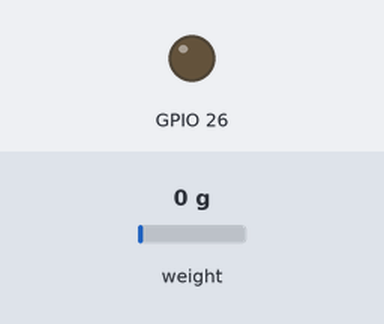
Recording of a sketch running on a simulated ESP32. Parts: output pins drawn as LEDs (lit = HIGH). Inputs (shaded band) come from the test bench; at power-on: weight on the scale 0 g. What the sketch prints to the serial monitor is not drawn.

Above: at 2.2 s.
2.3 s: weight on the scale set to 45 g
At 5.0 s:
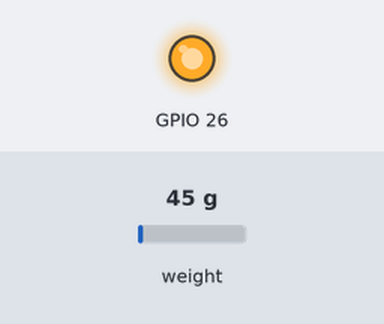
8.8 s: weight on the scale set to 54 g
At 9.8 s:
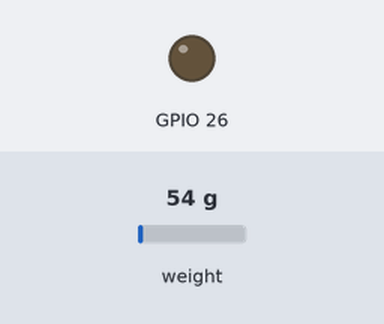
Timing chart, 0 to 11.8 s (numbered marks = the images above; inputs shaded):
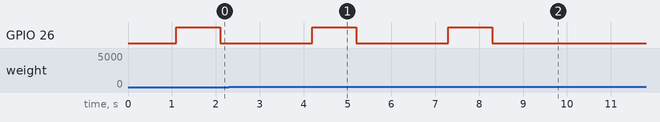

The sketch:

waterPump.ino
```cpp
#include "HX711.h"
// DOUT, SCK
HX711 scale(23, 19);

// calibration factor for 1kg scale is -915
float calibration_factor = -915;
float units;
float ounces;

void setup() {
  Serial.begin(9600);
  pinMode(26, OUTPUT);
  Serial.println("HX711 weighing");
  scale.set_scale(calibration_factor);
  scale.tare();  // Reset the scale to 0
  Serial.println("Readings: ");
}

void loop() {
  Serial.print("Reading: ");
  units = scale.get_units(), 10;
  if (units < 0) {
    units = 0.00;
  }

  if(units < 50) {
    digitalWrite(26, HIGH);
    delay(1000);
    digitalWrite(26, LOW);
    delay(1000);
  }

  ounces = units * 0.035274;
  Serial.print(units);
  Serial.println(" grams");
  delay(1000);
}
```

Measured:
- the behaviour switches between 49 and 50 g on weight on the scale (found by bisection; images 1 and 2)
- after the input at 8.8 s, GPIO 26: stops changing and stays LOW
- by itself, GPIO 26: alternates HIGH for 1.0 s and LOW for 2.1 s
